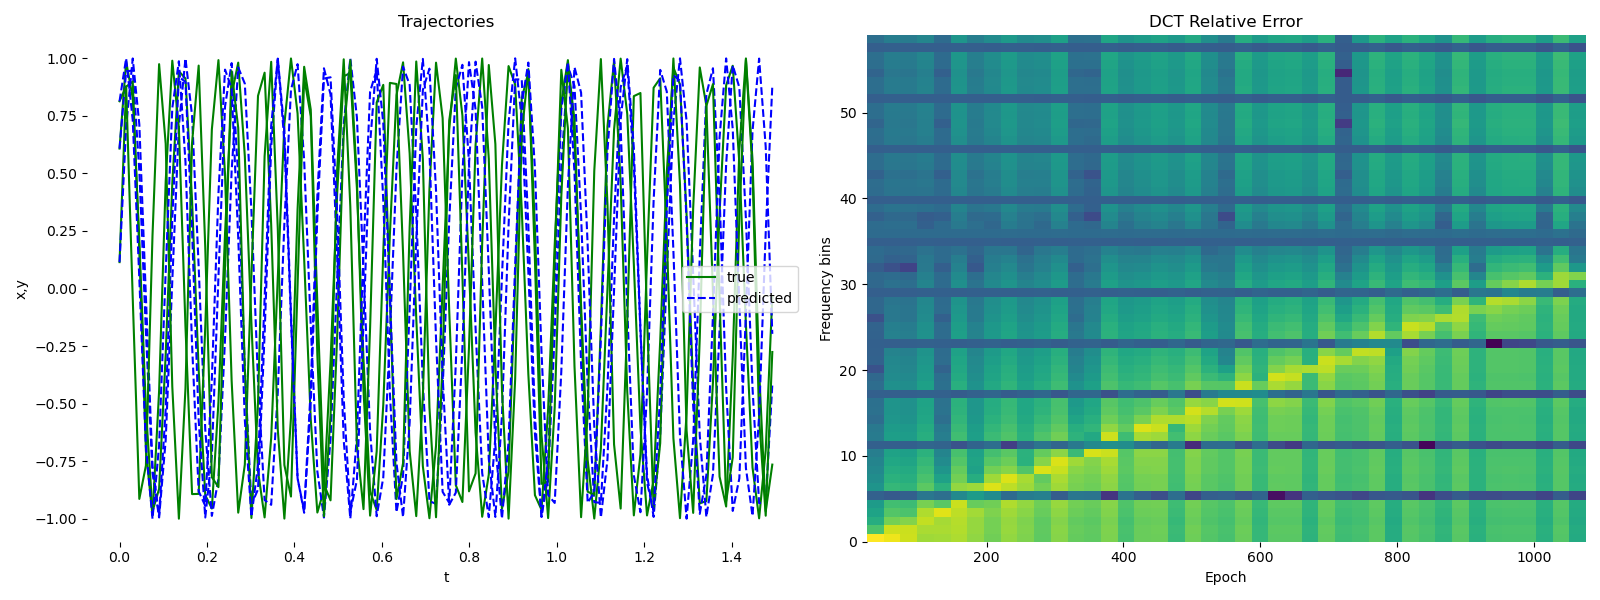

Reproduce this figure in Python.
import os
import argparse
import time
import numpy as np
import pdb

import torch
import torch.fft
import torch.nn as nn
import torch.optim as optim
import scipy.fftpack

parser = argparse.ArgumentParser('ODE demo')
parser.add_argument('--method', type=str, choices=['dopri5', 'adams'], default='dopri5')
parser.add_argument('--data_size', type=int, default=200)
parser.add_argument('--batch_time', type=int, default=100)
parser.add_argument('--batch_size', type=int, default=40)
parser.add_argument('--niters', type=int, default=3000)
parser.add_argument('--test_freq', type=int, default=25)
parser.add_argument('--viz', action='store_true')
parser.add_argument('--gpu', type=int, default=0)
parser.add_argument('--adjoint', action='store_true')
args = parser.parse_args()

if args.adjoint:
	from torchdiffeq import odeint_adjoint as odeint
else:
	from torchdiffeq import odeint

np.random.seed(1000)

device = torch.device('cuda:' + str(args.gpu) if torch.cuda.is_available() else 'cpu')

''' Van der Pol '''
# true_y0 = torch.tensor([[1., 0.]]).to(device)
# t = torch.linspace(0., 15., args.data_size).to(device)

''' Duffing ''' 
# true_y0 = torch.tensor([[-1., 2.]]).to(device)
# t = torch.linspace(0., 35., args.data_size).to(device)

''' Lorenz ''' 
# true_y0 = torch.tensor([[0, 1, 1.05]]).to(device)
# t = torch.linspace(0., 100., args.data_size).to(device)

''' Chua ''' 
# true_y0 = torch.tensor([[1.0, 0, 0]]).to(device)
# t = torch.linspace(0., 15., args.data_size).to(device)

''' Kuramoto ''' 
N = 3
true_y0 = torch.tensor([np.random.uniform(size=N).tolist()]).to(device)
t = torch.linspace(0., 3., args.data_size).to(device)
n_show = args.data_size // 2
omegas = torch.linspace(50, 75, N)


class Lambda(nn.Module):
	''' Van der Pol '''
	# mu = 3.

	# def forward(self, t, y):
	# 	y0, y1 = y[0][0], y[0][1]
	# 	return torch.Tensor([y1, self.mu*(1-y0**2)*y1 - y0])

	''' Duffing ''' 
	# alpha = -1.2
	# beta = 1.2
	# delta = 0.2

	# def forward(self, t, y):
	# 	y0, y1 = y[0][0], y[0][1]
	# 	return torch.Tensor([y1, -self.delta*y1 - self.alpha*y0 - self.beta*(y0**3)])

	''' Lorenz '''
	# sigma = 10
	# beta = 2.667
	# rho = 28

	# def forward(self, t, y):
	# 	y0, y1, y2 = y[0][0], y[0][1], y[0][2]
	# 	return torch.Tensor([
	# 		-self.sigma*(y0-y1),
	# 		self.rho*y0 - y1 - y0*y2,
	# 		-self.beta*y2 + y1*y2
	# 	])

	''' Chua '''
	# alpha = 15.395
	# beta = 28
	# R = -1.143
	# C_2 = -0.714

	# def forward(self, t, y):
	# 	x, y, z = y[0][0], y[0][1], y[0][2]
	# 	f_x = self.C_2*x + 0.5*(self.R-self.C_2)*2*torch.tanh(4*x)
	# 	return torch.Tensor([self.alpha*(y-x-f_x), x - y + z, -self.beta * y])

	''' Kuramoto '''
	K = 2.

	def forward(self, t, y):
		Y = torch.diag(y[0])
		M = torch.ones((N,N))
		Z = (M @ Y) - (Y @ M)
		Z = torch.sin(Z)
		z = Z.sum(axis=1) * self.K / N
		return omegas + z

def obs(y):
	return torch.sin(y)


with torch.no_grad():
	true_y = odeint(Lambda(), true_y0, t, method='dopri5')


def get_batch():
	s = torch.from_numpy(np.random.choice(np.arange(args.data_size - args.batch_time, dtype=np.int64), args.batch_size, replace=False))
	batch_y0 = true_y[s]  # (M, D)
	batch_t = t[:args.batch_time]  # (T)
	batch_y = torch.stack([true_y[s + i] for i in range(args.batch_time)], dim=0)  # (T, M, D)
	return batch_y0.to(device), batch_t.to(device), batch_y.to(device)


def makedirs(dirname):
	if not os.path.exists(dirname):
		os.makedirs(dirname)


if args.viz:
	makedirs('png')
	import matplotlib.pyplot as plt
	from matplotlib.colors import LogNorm
	from pylab import figure, cm
	fig = plt.figure(figsize=(16, 6), facecolor='white')
	ax_traj = fig.add_subplot(121, frameon=False)
	# ax_phase = fig.add_subplot(132, frameon=False)
	# ax_vecfield = fig.add_subplot(143, frameon=False)
	ax_spectra = fig.add_subplot(122, frameon=False)
	plt.show(block=False)

# cb = None


def visualize(true_y, pred_y, odefunc, itr, spectra, freqs, epochs):

	if args.viz:
		# global cb
		''' Van der Pol '''
		# xmin, xmax = -2, 2
		# ymin, ymax = -4, 4

		''' Duffing ''' 
		# xmin, xmax = -2, 2
		# ymin, ymax = -2, 2

		''' Lorenz ''' 
		# xmin, xmax = -20, 20
		# ymin, ymax = -20, 20

		''' Chua ''' 
		# xmin, xmax = -3.0, 3.0
		# ymin, ymax = -0.8, 0.8
		# traj_min, traj_max = -4., 4.

		''' Kuramoto '''
		xmin, xmax = -1., 1.
		ymin, ymax = -1., 1.
		traj_min, traj_max = -1., 1.

		ax_traj.cla()
		ax_traj.set_title('Trajectories')
		ax_traj.set_xlabel('t')
		ax_traj.set_ylabel('x,y')
		for k in range(true_y.shape[2]):
			ax_traj.plot(t.cpu().numpy()[:n_show], obs(true_y).cpu().numpy()[:n_show, 0, k], 'g-', label='true' if k == 0 else '')
			ax_traj.plot(t.cpu().numpy()[:n_show], obs(pred_y).cpu().numpy()[:n_show, 0, k], 'b--', label='predicted' if k == 0 else '')
		# ax_traj.set_xlim(t.cpu().min(), t.cpu().max())
		# ax_traj.set_ylim(traj_min, traj_max)
		ax_traj.legend()

		# ax_phase.cla()
		# ax_phase.set_title('Phase Portrait')
		# ax_phase.set_xlabel('x')
		# ax_phase.set_ylabel('y')
		# ax_phase.plot(true_y.cpu().numpy()[:, 0, 0], true_y.cpu().numpy()[:, 0, 1], 'g-')
		# ax_phase.plot(pred_y.cpu().numpy()[:, 0, 0], pred_y.cpu().numpy()[:, 0, 1], 'b--')
		# ax_phase.set_xlim(xmin, xmax)
		# ax_phase.set_ylim(ymin, ymax)

		# ax_vecfield.cla()
		# ax_vecfield.set_title('Learned Vector Field')
		# ax_vecfield.set_xlabel('x')
		# ax_vecfield.set_ylabel('y')

		# y, x = np.mgrid[ymin:ymax:21j, xmin:xmax:21j]
		# dydt = odefunc(0, torch.Tensor(np.stack([x, y], -1).reshape(21 * 21, 2)).to(device)).cpu().detach().numpy()
		# mag = np.sqrt(dydt[:, 0]**2 + dydt[:, 1]**2).reshape(-1, 1)
		# dydt = (dydt / mag)
		# dydt = dydt.reshape(21, 21, 2)

		# ax_vecfield.streamplot(x, y, dydt[:, :, 0], dydt[:, :, 1], color="black")
		# ax_vecfield.set_xlim(xmin, xmax)
		# ax_vecfield.set_ylim(ymin, ymax)

		spectra = np.flip(np.array(spectra).T, axis=0)
		bin_nums = np.flip(np.arange(freqs.size), axis=0)
		ax_spectra.cla()
		ax_spectra.set_title('DCT Relative Error')
		ax_spectra.set_xlabel('Epoch')
		ax_spectra.set_ylabel('Frequency bins')
		im = ax_spectra.imshow(spectra, norm=LogNorm(vmin=spectra.min(), vmax=spectra.max()), interpolation='none', extent=[min(epochs), max(epochs), min(bin_nums), max(bin_nums)])
		ax_spectra.set_aspect('auto')
		# if cb != None: 
		# 	cb.remove()
		# cb = fig.colorbar(im, ax=ax_spectra, orientation='horizontal', pad=0.05)

		fig.tight_layout()
		plt.savefig('png/{:03d}'.format(itr))
		plt.draw()
		plt.pause(0.001)


class ODEFunc(nn.Module):

	def __init__(self):
		super(ODEFunc, self).__init__()

		self.fc1 = nn.Linear(N, 50)
		self.s1 = nn.Tanh()
		self.fc2 = nn.Linear(50, N)

		fcs = [self.fc1, self.fc2]
		for m in fcs:
			nn.init.normal_(m.weight, mean=0, std=0.1)
			nn.init.constant_(m.bias, val=0)

	def forward(self, t, y):
		z = self.fc1(y)
		z = self.s1(z)
		z = self.fc2(z)
		return z


class RunningAverageMeter(object):
	"""Computes and stores the average and current value"""

	def __init__(self, momentum=0.99):
		self.momentum = momentum
		self.reset()

	def reset(self):
		self.val = None
		self.avg = 0

	def update(self, val):
		if self.val is None:
			self.avg = val
		else:
			self.avg = self.avg * self.momentum + val * (1 - self.momentum)
		self.val = val


if __name__ == '__main__':

	ii = 0

	func = ODEFunc().to(device)
	
	optimizer = optim.Adam(func.parameters(), lr=1e-3)
	end = time.time()

	time_meter = RunningAverageMeter(0.97)
	
	loss_meter = RunningAverageMeter(0.97)

	epochs = []
	spectra = []
	# freqs = np.arange(args.data_size) * 2 * np.pi / args.data_size # FFT frequencies, lo to hi
	freqs = np.arange(args.data_size) / args.data_size # FFT frequencies, lo to hi
	bins = 120
	bin_cutoff = 60
	freq_bins = np.digitize(freqs, np.linspace(freqs.min(), freqs.max(), bins+1), right=True)
	freq_bins[0] = 1
	freqs = np.array([freqs[freq_bins == i].max() for i in range(1, bin_cutoff+1)])
	spec_fun = lambda sig: scipy.fftpack.dct(sig.cpu().numpy())
	# spec_fun = lambda sig: scipy.fftpack.fft(sig.cpu().numpy())
	# spec_fun = lambda sig: torch.fft.fft(sig).cpu().numpy()
	# pdb.set_trace()

	try:
		for itr in range(1, args.niters + 1):
			optimizer.zero_grad()
			batch_y0, batch_t, batch_y = get_batch()
			pred_y = odeint(func, batch_y0, batch_t).to(device)

			loss = torch.mean(torch.abs(pred_y - batch_y))
			loss.backward()
			optimizer.step()

			time_meter.update(time.time() - end)
			loss_meter.update(loss.item())

			if itr % args.test_freq == 0:
				with torch.no_grad():
					pred_y = odeint(func, true_y0, t)

					if itr // args.test_freq > 0:
						# Store spectra
						# loss_sig = torch.abs(pred_y - true_y)[:,0,0]
						# spectrum = spec_fun(loss_sig)
						baseline = spec_fun(obs(true_y.mean(axis=2)[:,0]))
						spectrum = np.abs(spec_fun(obs(pred_y.mean(axis=2)[:,0])) - baseline) / np.abs(baseline)
						spectrum = np.array([spectrum[freq_bins == i].sum() for i in range(1, bin_cutoff+1)])
						spectra.append(spectrum)
						epochs.append(itr)
						visualize(true_y, pred_y, func, ii, spectra, freqs, epochs)

					loss = torch.mean(torch.abs(pred_y - true_y))
					print('Iter {:04d} | Total Loss {:.6f}'.format(itr, loss.item()))
					ii += 1


			end = time.time()
	except KeyboardInterrupt:
		print('saving')
		plt.savefig('figure.pdf')
		plt.savefig('figure.png')
		raise KeyboardInterrupt

		# Visualize frequency of loss
